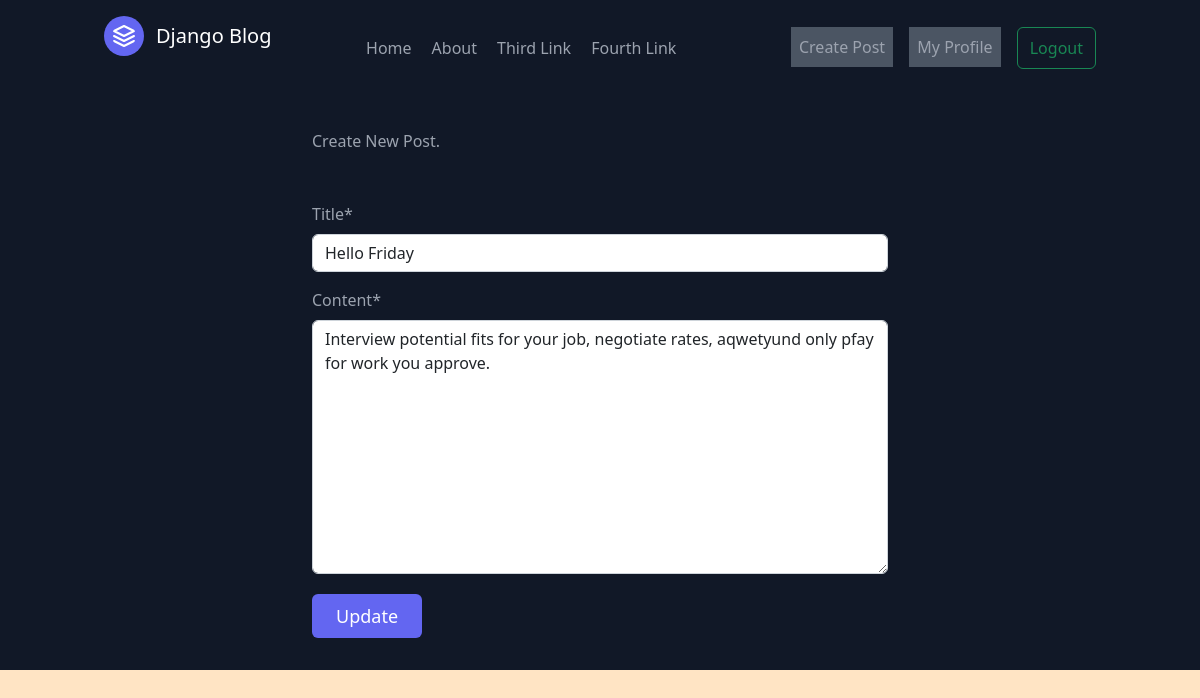
The page /post/6/update (signed in) on the database its author committed.
### blog/models.py (models this page shows, shortened)
class Post(models.Model):
    title = models.CharField(max_length=100, )
    content = models.TextField()
    date = models.DateField(default=timezone.now)
    author = models.ForeignKey(User, on_delete=models.CASCADE, default=123)

### blog/views.py (the view, shortened to what this page needs)
# urls.py: path('post/<int:pk>/update', UpdatePostView.as_view(), name='postUpdate'),
class UpdatePostView(LoginRequiredMixin, UserPassesTestMixin, UpdateView):
    model = Post
    template_name = 'update_post.html'
    fields = ['title', 'content']
    def test_func(self): #this function is overriden by the UserPassesTestMixin
        post = self.get_object()
        if self.request.user == post.author:
            return True
        return False

### blog/templates/update_post.html (shortened to what this page needs)
{% extends "base.html" %}
{% block content %}
{% load crispy_forms_tags %}
  <section class="text-gray-400 bg-gray-900 body-font relative">
    <div class="container"  style="width:50%;">
      <div class="lg:w-2/2 md:w-2/2 flex flex-col md:ml-auto  md:py-8 mt-8 md:mt-0 ">
        <p class="leading-relaxed mb-5">Create New Post.</p>
        <form method="POST">
            <div class="mb-1">
                <fieldset class="form-group">
                    <div class="form-group">
                        {{ form|crispy }}
                    </div>
                </fieldset>
            </div>
            <button type="submit" class="text-white bg-indigo-500 border-0 py-2 px-6 focus:outline-none hover:bg-indigo-600 rounded text-lg">Update</button>
        </form>
      </div>
    </div>
  </section>
{% endblock %}

### blog/static/name.css (style rules this page uses)
body { background-color: bisque !important; }

### rows shown on the page
Post: title "Hello Friday", content "Interview potential fits for your job, negotiate rates, aqwetyund only pfay for work you approve."
